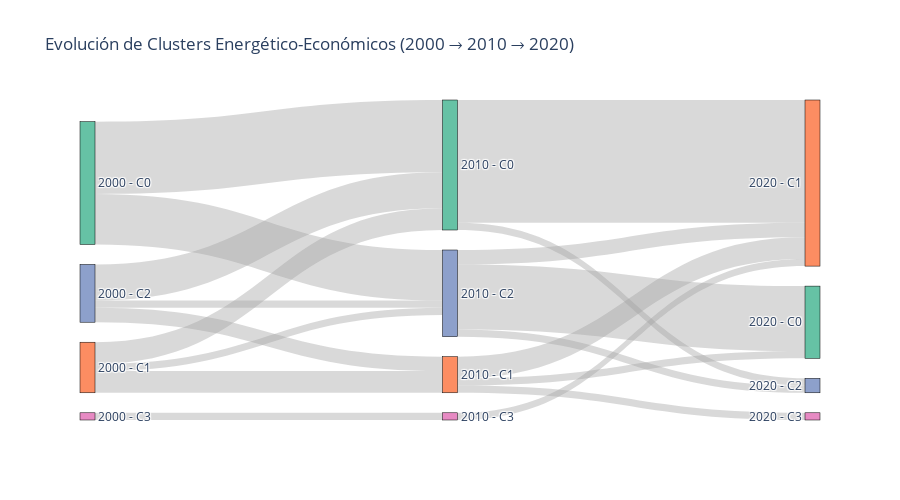

This figure's notebook cell:
### Code cell
from sklearn.cluster import KMeans
from sklearn.preprocessing import StandardScaler
import matplotlib.pyplot as plt
import seaborn as sns
import plotly.graph_objects as go
import pandas as pd

components = [f"PC{i+1}" for i in range(14)]
key_years = [2000, 2010, 2020]
K = 4

df_clusters = df_siec_log_weighted_filtered.reset_index()
df_clusters_periods = df_clusters[df_clusters["TIME_PERIOD"].isin(key_years)].copy()

cluster_results = {}

for year in key_years:
    data_year = df_clusters_periods[df_clusters_periods["TIME_PERIOD"] == year].copy()
    X = data_year[components]
    X_scaled = StandardScaler().fit_transform(X)

    kmeans = KMeans(n_clusters=K, random_state=42, n_init=50)
    data_year["cluster"] = kmeans.fit_predict(X_scaled)

    cluster_results[year] = data_year[["geo", "cluster"]]

    print(f"\n=== Clusters for year {year} ===")
    print(data_year.groupby("cluster")["geo"].agg(list))

    plt.figure(figsize=(8,6))
    sns.scatterplot(
        data=data_year, x="PC1", y="PC2",
        hue="cluster", palette="Set2", s=80
    )
    plt.title(f"Country Clusters - Year {year}")
    plt.xlabel("PC1 (Energy scale and mix)")
    plt.ylabel("PC2 (Fossil dependency and transport)")
    plt.legend(title="Cluster", bbox_to_anchor=(1.05, 1), loc="upper left")
    plt.tight_layout()
    plt.show()

df_evolution = (
    cluster_results[key_years[0]]
    .merge(cluster_results[key_years[1]], on="geo", suffixes=("_2000", "_2010"))
    .merge(cluster_results[key_years[2]], on="geo")
    .rename(columns={"cluster": "cluster_2020"})
)

df_evolution["changed"] = (
    (df_evolution["cluster_2000"] != df_evolution["cluster_2010"]) |
    (df_evolution["cluster_2010"] != df_evolution["cluster_2020"])
)
print("\n=== Countries that changed cluster ===")
print(df_evolution[df_evolution["changed"]][["geo", "cluster_2000", "cluster_2010", "cluster_2020"]])

labels = [f"{y} - C{i}" for y in key_years for i in range(K)]
sources, targets, values = [], [], []

for i in range(len(key_years) - 1):
    temp = cluster_results[key_years[i]].merge(
        cluster_results[key_years[i + 1]], on="geo", suffixes=("_src", "_dst")
    )
    counts = temp.groupby(["cluster_src", "cluster_dst"]).size().reset_index(name="count")
    for _, row in counts.iterrows():
        sources.append(row["cluster_src"] + K * i)
        targets.append(row["cluster_dst"] + K * (i + 1))
        values.append(row["count"])

fig = go.Figure(data=[go.Sankey(
    node=dict(
        pad=20,
        thickness=15,
        line=dict(color="black", width=0.5),
        label=labels,
        color=["#66c2a5","#fc8d62","#8da0cb","#e78ac3"] * len(key_years)
    ),
    link=dict(
        source=sources,
        target=targets,
        value=values,
        color="rgba(160,160,160,0.4)"
    )
)])
fig.update_layout(
    title_text="Evolution of Energy-Economic Clusters (2000 to 2010 to 2020)",
    font=dict(size=12),
    height=500
)
fig.show()

### Figure 1 — Plotly figure (JSON) as saved in the notebook; plotly's stock layout.template omitted (floating-point values rounded to 4 significant figures)
{"data": [{"link": {"color": "rgba(160,160,160,0.4)", "source": [0, 0, 1, 1, 1, 2, 2, 2, 3, 4, 4, 5, 5, 5, 6, 6, 6, 7], "target": [4, 6, 4, 5, 6, 4, 5, 6, 7, 9, 10, 8, 9, 11, 8, 9, 10, 9], "value": [10, 7, 3, 3, 1, 5, 2, 1, 1, 17, 1, 1, 3, 1, 9, 2, 1, 1]}, "node": {"color": ["#66c2a5", "#fc8d62", "#8da0cb", "#e78ac3", "#66c2a5", "#fc8d62", "#8da0cb", "#e78ac3", "#66c2a5", "#fc8d62", "#8da0cb", "#e78ac3"], "label": ["2000 - C0", "2000 - C1", "2000 - C2", "2000 - C3", "2010 - C0", "2010 - C1", "2010 - C2", "2010 - C3", "2020 - C0", "2020 - C1", "2020 - C2", "2020 - C3"], "line": {"color": "black", "width": 0.5}, "pad": 20, "thickness": 15}, "type": "sankey"}], "layout": {"font": {"size": 12}, "height": 500, "title": {"text": "Evolución de Clusters Energético-Económicos (2000 → 2010 → 2020)"}}}
